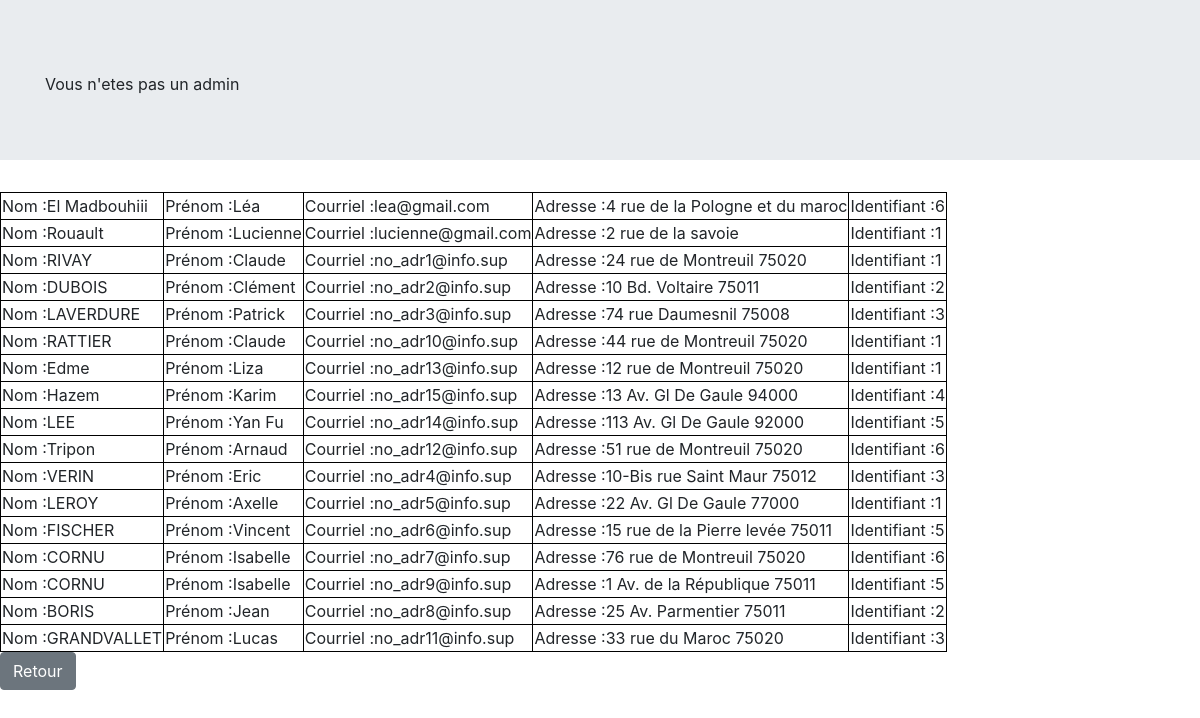
The app's page /admin/Candidat/listCandidat.php with its own data.
### tables this page shows
CREATE TABLE IF NOT EXISTS `candidat2` (
  `idCand` int(11) NOT NULL,
  `nom` varchar(15) NOT NULL,
  `Prenom` varchar(15) NOT NULL,
  `Adresse` varchar(50) NOT NULL,
  `courriel` varchar(50) NOT NULL,
  `idSpec` int(11) NOT NULL,
  `password` varchar(30) NOT NULL,
  PRIMARY KEY (`idCand`),
  KEY `idSpec` (`idSpec`)
);

### admin/Candidat/listCandidat.php (the view, shortened to what this page needs)
<!doctype html>
<html>
<link rel="stylesheet" href="admin.css" >
<link rel="stylesheet" href="https://stackpath.bootstrapcdn.com/bootstrap/4.4.1/css/bootstrap.min.css">
<head>
</head>
<body>
<div class="jumbotron jumbotron-fluid">
  <div class="container">
  <?php
try {
  $base = new PDO('mysql:host=localhost; dbname=bts1; charset=UTF8', 'root', '');
}
catch(exception $e) {
  die('Erreur '.$e->getMessage());
}
  $lineAdm="SELECT  idUser, login, password FROM utilisateur";
  $resultAdm=$base->query($lineAdm);
  $rowAdm = $resultAdm->fetchAll(PDO::FETCH_ASSOC);
  if($_SESSION['login'] ==  $rowAdm[0]['login'] && $_SESSION['pwd'] == $rowAdm[0]['password']){
    echo("Liste des Candidats");
}
else{
    echo("Vous n'etes pas un admin");
}?>
<br>
</div>
</div>
<?php
$lineUti="SELECT  idCand, nom, Prenom, Adresse, courriel, idSpec, password FROM candidat2";
$resultUti=$base->query($lineUti);
$rowUti = $resultUti->fetchAll(PDO::FETCH_ASSOC);
  $j = 0;
?>
<?php
 echo("<table>");
          foreach($rowUti as $NUti){
            echo("<tr>");
            echo("<td> Nom :".$rowUti[$j]['nom']."</td>");
            echo("<td> Prénom :".$rowUti[$j]['Prenom']."</td>");
            echo("<td> Courriel :".$rowUti[$j]['courriel']."</td>");
            echo("<td> Adresse :".$rowUti[$j]['Adresse']."</td>");
            echo("<td> Identifiant :".$rowUti[$j]['idSpec']."</td>");
            echo("</tr>");
            $j = $j + 1;
          }
          echo("</table>");
 ?>
<a href="../admin.php" ><input type="button" class="btn btn-secondary" value="Retour" name="Retour"></a>
</body>
</html>

### admin/Candidat/admin.css (style rules this page uses)
td { border: 1px solid black; }

### records on screen
candidat2: nom "El Madbouhiii", Prenom "Léa", courriel "lea@gmail.com", Adresse "4 rue de la Pologne et du maroc", idSpec "6"
candidat2: nom "Rouault", Prenom "Lucienne", courriel "lucienne@gmail.com", Adresse "2 rue de la savoie", idSpec "1"
candidat2: nom "RIVAY", Prenom "Claude", courriel "no_adr1@info.sup", Adresse "24 rue de Montreuil 75020", idSpec "1"
candidat2: nom "DUBOIS", Prenom "Clément", courriel "no_adr2@info.sup", Adresse "10 Bd. Voltaire 75011", idSpec "2"
candidat2: nom "LAVERDURE", Prenom "Patrick", courriel "no_adr3@info.sup", Adresse "74 rue Daumesnil 75008", idSpec "3"
candidat2: nom "RATTIER", Prenom "Claude", courriel "no_adr10@info.sup", Adresse "44 rue de Montreuil 75020", idSpec "1"
candidat2: nom "Edme", Prenom "Liza", courriel "no_adr13@info.sup", Adresse "12 rue de Montreuil 75020", idSpec "1"
candidat2: nom "Hazem", Prenom "Karim", courriel "no_adr15@info.sup", Adresse "13 Av. Gl De Gaule 94000", idSpec "4"
candidat2: nom "LEE", Prenom "Yan Fu", courriel "no_adr14@info.sup", Adresse "113 Av. Gl De Gaule 92000", idSpec "5"
candidat2: nom "Tripon", Prenom "Arnaud", courriel "no_adr12@info.sup", Adresse "51 rue de Montreuil 75020", idSpec "6"
candidat2: nom "VERIN", Prenom "Eric", courriel "no_adr4@info.sup", Adresse "10-Bis rue Saint Maur 75012", idSpec "3"
candidat2: nom "LEROY", Prenom "Axelle", courriel "no_adr5@info.sup", Adresse "22 Av. Gl De Gaule 77000", idSpec "1"
candidat2: nom "FISCHER", Prenom "Vincent", courriel "no_adr6@info.sup", Adresse "15 rue de la Pierre levée 75011", idSpec "5"
candidat2: nom "CORNU", Prenom "Isabelle", courriel "no_adr7@info.sup", Adresse "76 rue de Montreuil 75020", idSpec "6"
candidat2: nom "CORNU", Prenom "Isabelle", courriel "no_adr9@info.sup", Adresse "1 Av. de la République 75011", idSpec "5"
candidat2: nom "BORIS", Prenom "Jean", courriel "no_adr8@info.sup", Adresse "25 Av. Parmentier 75011", idSpec "2"
candidat2: nom "GRANDVALLET", Prenom "Lucas", courriel "no_adr11@info.sup", Adresse "33 rue du Maroc 75020", idSpec "3"
